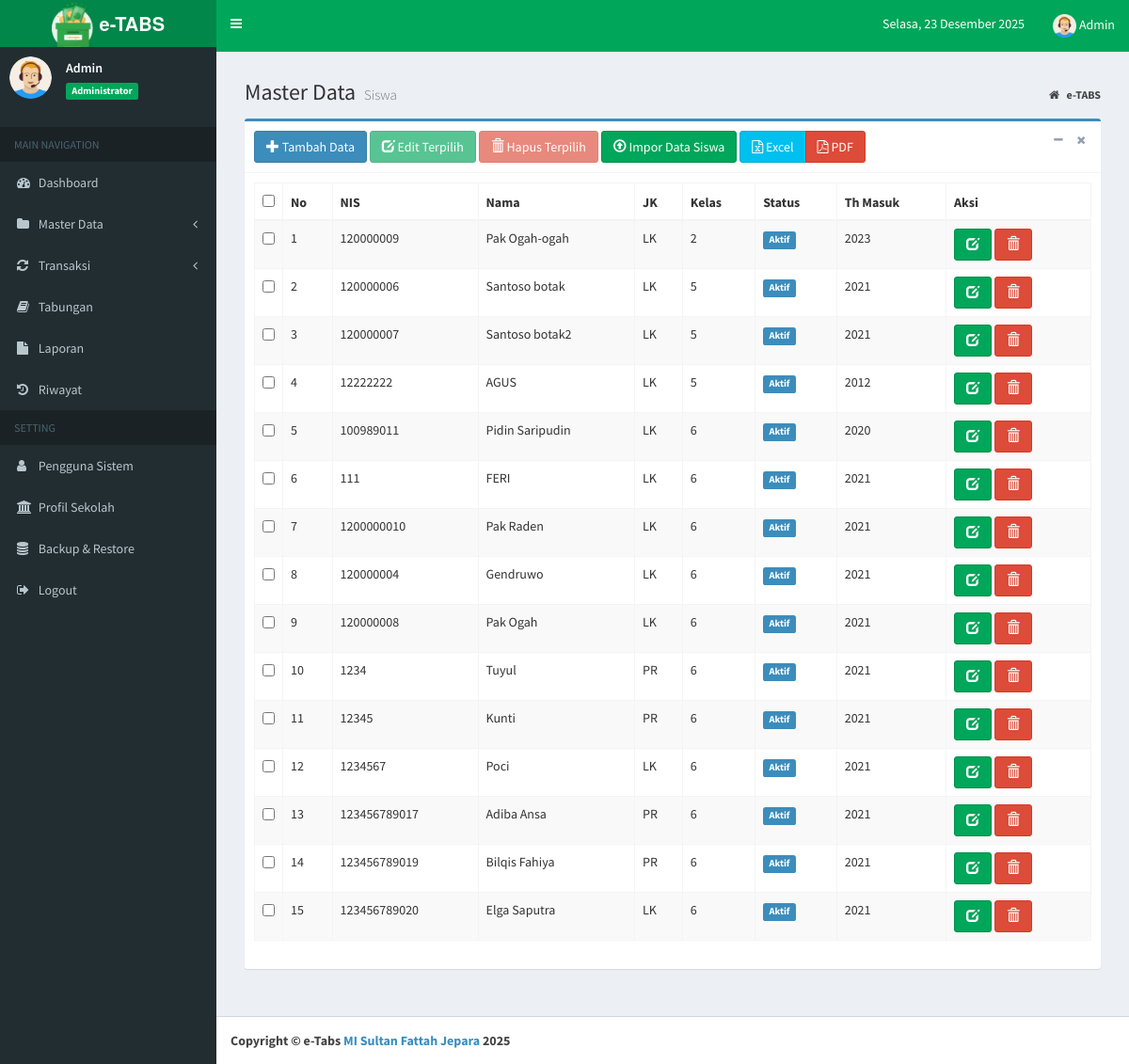
Page /index.php?page=MyApp/data_siswa (signed in) on the earlier database version.
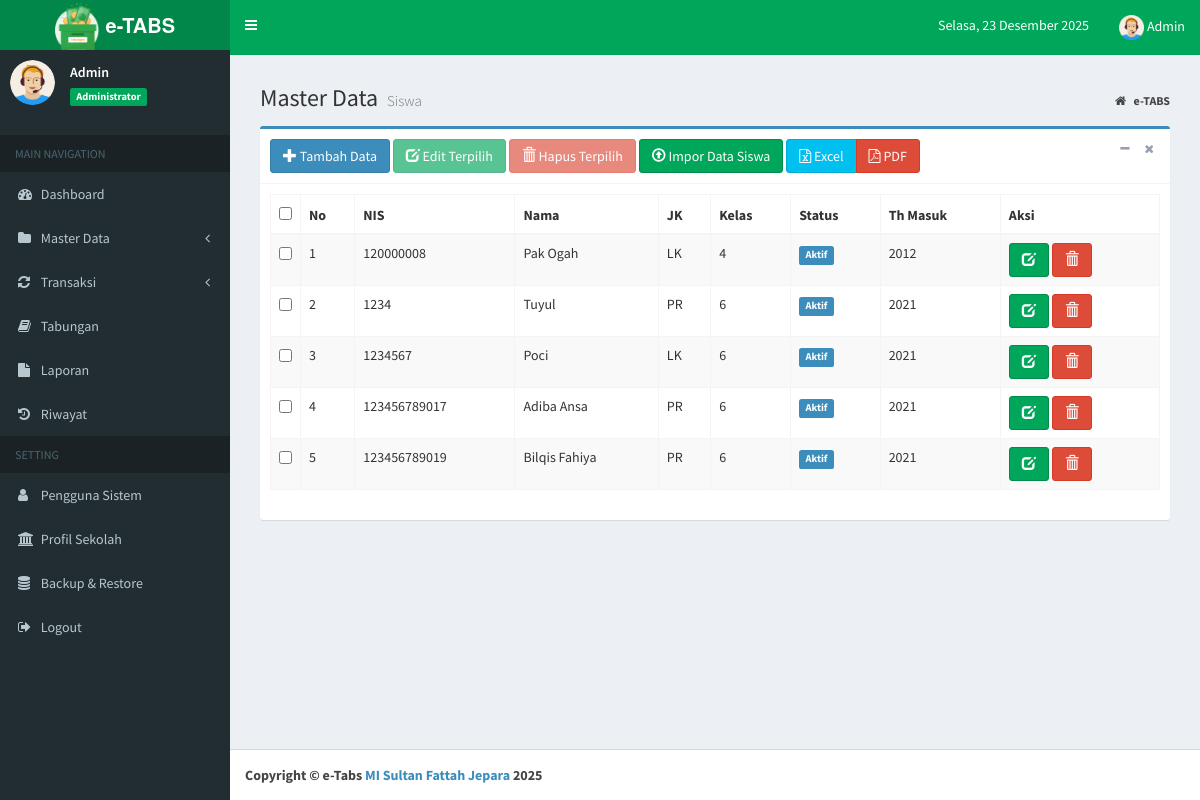
Same page on the later database version.
### tables this page shows
CREATE TABLE `tb_siswa` (
  `nis` char(12) NOT NULL,
  `nama_siswa` varchar(40) NOT NULL,
  `jekel` enum('LK','PR') NOT NULL,
  `id_kelas` int(11) NOT NULL,
  `status` enum('Aktif','Lulus','Pindah') NOT NULL,
  `th_masuk` year(4) NOT NULL,
  PRIMARY KEY (`nis`),
  KEY `id_kelas` (`id_kelas`),
  CONSTRAINT `tb_siswa_ibfk_1` FOREIGN KEY (`id_kelas`) REFERENCES `tb_kelas` (`id_kelas`) ON DELETE CASCADE ON UPDATE CASCADE
);

CREATE TABLE `tb_kelas` (
  `id_kelas` int(11) NOT NULL AUTO_INCREMENT,
  `kelas` varchar(20) NOT NULL,
  PRIMARY KEY (`id_kelas`)
);

### admin/siswa/data_siswa.php (the view, shortened to what the changed rows need)
<section class="content-header">
    <h1>
        Master Data
        <small>Siswa</small>
    </h1>
</section>
<section class="content">
    <div class="box box-primary">
        <div class="box-body">
            <div class="table-responsive">
                <form id="formSiswa" method="post" action="">
                    <table id="example1" class="table table-bordered table-striped">
                        <thead>
                            <tr>
                                <th width="30">
                                    <input type="checkbox" id="checkAll" title="Pilih Semua" onchange="handleCheckAllClick(this)">
                                </th>
                                <th>No</th>
                                <th>NIS</th>
                                <th>Nama</th>
                                <th>JK</th>
                                <th>Kelas</th>
                                <th>Status</th>
                                <th>Th Masuk</th>
                                <th>Aksi</th>
                            </tr>
                        </thead>
                        <tbody>
                            <?php
                      $no = 1;
                      $sql = $koneksi->query("SELECT s.nis, s.nama_siswa, s.jekel, s.status, s.th_masuk, s.id_kelas, k.kelas
                      from tb_siswa s inner join tb_kelas k on s.id_kelas=k.id_kelas
                      order by kelas asc, nis asc");
                      while ($data= $sql->fetch_assoc()) {
                      ?>
                            <tr data-nis="<?php echo $data['nis']; ?>" data-nama="<?php echo htmlspecialchars($data['nama_siswa']); ?>" data-jekel="<?php echo $data['jekel']; ?>" data-id_kelas="<?php echo $data['id_kelas']; ?>" data-kelas="<?php echo htmlspecialchars($data['kelas']); ?>" data-status="<?php echo $data['status']; ?>" data-th_masuk="<?php echo $data['th_masuk']; ?>">
                                <td>
                                    <input type="checkbox" name="nis[]" class="checkItem" value="<?php echo $data['nis']; ?>" onchange="toggleButtonsSiswa()">
                                </td>
                                <td>
                                    <?php echo $no++; ?>
                                </td>
                            <td>
                                <?php echo $data['nis']; ?>
                            </td>
                            <td>
                                <?php echo $data['nama_siswa']; ?>
                            </td>
                            <td>
                                <?php echo $data['jekel']; ?>
                            </td>
                            <td>
                                <?php echo $data['kelas']; ?>
                            </td>
                            <?php $warna = $data['status']  ?>
                            <td>
                                <?php if ($warna == 'Aktif') { ?>
                                <span class="label label-primary">Aktif</span>
                                <?php } elseif ($warna == 'Lulus') { ?>
                                <span class="label label-success">Lulus</span>
                                <?php } elseif ($warna == 'Pindah') { ?>
                                <span class="label label-danger">Pindah</span>
                            </td>
                            <?php } ?>
                            <td>
                                <?php echo $data['th_masuk']; ?>
                            </td>
                            <td>
                                <a href="?page=MyApp/edit_siswa&kode=<?php echo $data['nis']; ?>" title="Ubah"
                                    class="btn btn-success">
                                    <i class="glyphicon glyphicon-edit"></i>
                                </a>
                                <a href="?page=MyApp/del_siswa&kode=<?php echo $data['nis']; ?>"
                                    onclick="return confirmHapus(event, 'Yakin hapus data siswa <?php echo htmlspecialchars($data['nama_siswa']); ?>?')" title="Hapus"
                                    class="btn btn-danger">
                                    <i class="glyphicon glyphicon-trash"></i>
                            </td>
                        </tr>
                        <?php
                  }
                ?>
                        </tbody>
                    </table>
                </form>
            </div>
        </div>
    </div>
</section>

Differences in the rows shown:
removed tb_siswa: nis "120000009", nama_siswa "Pak Ogah-ogah", jekel "LK", id_kelas.kelas "2", status "Aktif", th_masuk "2023"
removed tb_siswa: nis "120000006", nama_siswa "Santoso botak", jekel "LK", id_kelas.kelas "5", status "Aktif", th_masuk "2021"
removed tb_siswa: nis "120000007", nama_siswa "Santoso botak2", jekel "LK", id_kelas.kelas "5", status "Aktif", th_masuk "2021"
removed tb_siswa: nis "12222222", nama_siswa "AGUS", jekel "LK", id_kelas.kelas "5", status "Aktif", th_masuk "2012"
removed tb_siswa: nis "100989011", nama_siswa "Pidin Saripudin", jekel "LK", id_kelas.kelas "6", status "Aktif", th_masuk "2020"
removed tb_siswa: nis "111", nama_siswa "FERI", jekel "LK", id_kelas.kelas "6", status "Aktif", th_masuk "2021"
removed tb_siswa: nis "1200000010", nama_siswa "Pak Raden", jekel "LK", id_kelas.kelas "6", status "Aktif", th_masuk "2021"
removed tb_siswa: nis "120000004", nama_siswa "Gendruwo", jekel "LK", id_kelas.kelas "6", status "Aktif", th_masuk "2021"
removed tb_siswa: nis "12345", nama_siswa "Kunti", jekel "PR", id_kelas.kelas "6", status "Aktif", th_masuk "2021"
removed tb_siswa: nis "123456789020", nama_siswa "Elga Saputra", jekel "LK", id_kelas.kelas "6", status "Aktif", th_masuk "2021"
changed tb_siswa "Pak Ogah": id_kelas.kelas "6" → "4"; th_masuk "2021" → "2012"
